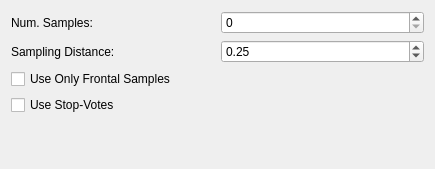
     <widget class="QWidget" name="page_neighborhood">
      <property name="geometry">
       <rect>
        <x>0</x>
        <y>0</y>
        <width>435</width>
        <height>169</height>
       </rect>
      </property>
      <attribute name="label">
       <string>Neighborhood Sampling</string>
      </attribute>
      <attribute name="toolTip">
       <string>Specify if and how information about the current streamline neighborhood should be used.</string>
      </attribute>
      <layout class="QGridLayout" name="gridLayout_18">
       <item row="1" column="0">
        <widget class="QCheckBox" name="m_FrontalSamplesBox">
         <property name="toolTip">
          <string>Only neighborhood samples in front of the current streamline position are considered.</string>
         </property>
         <property name="text">
          <string>Use Only Frontal Samples</string>
         </property>
         <property name="checked">
          <bool>false</bool>
         </property>
        </widget>
       </item>
       <item row="2" column="0">
        <widget class="QCheckBox" name="m_StopVotesBox">
         <property name="toolTip">
          <string>If checked, the majority of sampling points has to place a stop-vote for the streamline to terminate. If not checked, all sampling positions have to vote for a streamline termination.</string>
         </property>
         <property name="text">
          <string>Use Stop-Votes</string>
         </property>
         <property name="checked">
          <bool>false</bool>
         </property>
        </widget>
       </item>
       <item row="0" column="0">
        <widget class="QFrame" name="frame_4">
         <property name="frameShape">
          <enum>QFrame::NoFrame</enum>
         </property>
         <property name="frameShadow">
          <enum>QFrame::Raised</enum>
         </property>
         <layout class="QGridLayout" name="gridLayout_10">
          <property name="leftMargin">
           <number>0</number>
          </property>
          <property name="topMargin">
           <number>0</number>
          </property>
          <property name="rightMargin">
           <number>0</number>
          </property>
          <property name="bottomMargin">
           <number>0</number>
          </property>
          <item row="0" column="0">
           <widget class="QLabel" name="m_SeedsPerVoxelLabel_2">
            <property name="toolTip">
             <string/>
            </property>
            <property name="text">
             <string>Num. Samples:</string>
            </property>
           </widget>
          </item>
          <item row="0" column="1">
           <widget class="QSpinBox" name="m_NumSamplesBox">
            <property name="toolTip">
             <string>Number of neighborhood samples that are used to determine the next fiber progression direction.</string>
            </property>
            <property name="maximum">
             <number>50</number>
            </property>
           </widget>
          </item>
          <item row="1" column="0">
           <widget class="QLabel" name="m_SamplingDistanceLabel">
            <property name="toolTip">
             <string/>
            </property>
            <property name="text">
             <string>Sampling Distance:</string>
            </property>
           </widget>
          </item>
          <item row="1" column="1">
           <widget class="QDoubleSpinBox" name="m_SamplingDistanceBox">
            <property name="toolTip">
             <string>Sampling distance (in voxels)</string>
            </property>
            <property name="decimals">
             <number>2</number>
            </property>
            <property name="maximum">
             <double>10.000000000000000</double>
            </property>
            <property name="singleStep">
             <double>0.100000000000000</double>
            </property>
            <property name="value">
             <double>0.250000000000000</double>
            </property>
           </widget>
          </item>
         </layout>
        </widget>
       </item>
       <item row="3" column="0">
        <spacer name="verticalSpacer_3">
         <property name="orientation">
          <enum>Qt::Vertical</enum>
         </property>
         <property name="sizeHint" stdset="0">
          <size>
           <width>20</width>
           <height>40</height>
          </size>
         </property>
        </spacer>
       </item>
      </layout>
     </widget>
